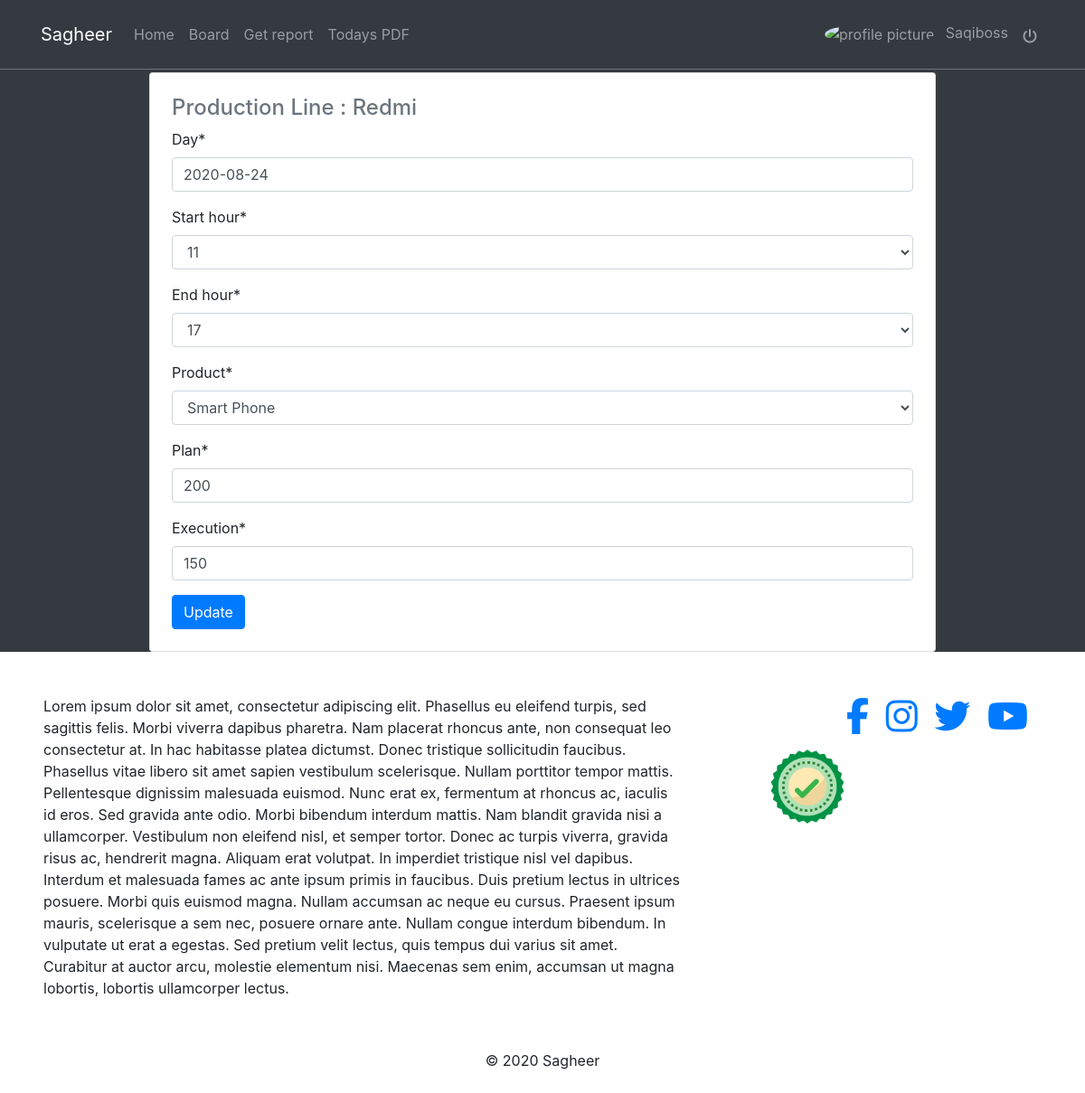
Screenshot of /reports/1/4/update/ (signed in) with the database file from the repository.
### reports/models.py (models this page shows, shortened)
class Report(models.Model):
    day=models.DateField(default=timezone.now)
    start_hour=models.CharField(max_length=2,choices=hours)
    end_hour=models.CharField(max_length=2,choices=hours)
    user=models.ForeignKey(User,on_delete=models.CASCADE)
    product=models.ForeignKey(Product,on_delete=models.CASCADE)
    plan=models.PositiveIntegerField()
    execution=models.PositiveIntegerField()
    production_line=models.ForeignKey(ProductionLine,on_delete=models.CASCADE)
    updated=models.DateTimeField(auto_now=True)
    created=models.DateTimeField(auto_now_add=True)
    objects=ReportManager()
    class Meta:
        ordering=['-created']

### areas/models.py (models this page shows)
class ProductionLine(models.Model):
    name=models.CharField(max_length=220)
    team_leader=models.ForeignKey(Profile,on_delete=models.CASCADE)
    products=models.ManyToManyField(Product)
    def __str__(self):
        return self.name

### reports/views.py (the view, shortened to what this page needs)
# urls.py: path('reports/<str:production_line>/<pk>/update/',ReportUpdateView.as_view(),name="update-view"),
class ReportUpdateView(LoginRequiredMixin,UpdateView):
    model=Report
    form_class=ReportForm
    template_name='reports/update.html'

### reports/forms.py
class ReportForm(forms.ModelForm):
    class Meta:
        model=Report
        exclude=('user','production_line')
    def __init__(self,*args, **kwargs):
        production_line=kwargs.pop('production_line',None)
        super().__init__(*args, **kwargs)
        if production_line is not None:
            line=get_object_or_404(ProductionLine,name=production_line)
            self.fields['product'].queryset=line.products.all()

### products/models.py (called while the page is built)
    def __str__(self):
        return self.name

### profiles/context_processors.py (called while the page is built)
def profile_pic(request):
    if request.user.is_authenticated:
        user=request.user
        try:
            profile_obj=Profile.objects.get(user=user)
            pic=profile_obj.profile_picture
        except Profile.DoesNoTExist:
            pic=None
        return {'picture':pic}
    return {}

def get_profile(request):
    if request.user.is_authenticated:
        user=request.user
        try:
            profile_obj=Profile.objects.get(user=user)
        except Profile.DoesNotExist:
            pic=None
        return {"profile":profile_obj}
    return {}

### reports/models.py (called while the page is built)
    def get_queryset(self):
        return ReportQueryset(self.model,using=self._db)

### reports/templates/reports/update.html (shortened to what this page needs)
{% extends 'base.html' %}
{% load crispy_forms_tags %}
{% block content %}
<div class="col-9 mx-auto">
    <div class="card p-4">
    <div  class="text-muted mb-2 h4"> Production Line : {{object.production_line}}</div>
        <form action="" method="POST">
            {{form|crispy}}
            <button type="submit" class='btn btn-primary'>Update</button>
        </form>
    </div>
</div>
{% endblock content %}

### templates/navbar.html (shortened to what this page needs)
{% url 'profiles:profile-view' as path_profiles %}
{% url 'reports:home' as path_home %}
{% url 'posts:post-list' as path_board %}
{% url 'reports:select-view' as path_report %}
<nav class="navbar navbar-icon-top navbar-expand-lg navbar-dark bg-dark border-bottom border-secondary fixed-top py-3">
    <div class="container">
        <a class="navbar-brand" href="{{ path_home }}">Sagheer</a>
        <div class="collapse navbar-collapse" id="navbarSupportedContent">
            <ul class="navbar-nav mr-auto">
                <li class="nav-item {% if request.path == path_home %}active{% endif %}">
                    <a class="nav-link" href="{% url 'reports:home'%}">Home</a>
                </li>
                <li class="nav-item {% if request.path == path_board %}active{% endif %}">
                    <a class="nav-link" href="{% url 'posts:post-list' %}">Board</a>
                </li>
                <li class="nav-item {% if request.path == path_report %}active{% endif %}">
                    <a class="nav-link" href="{% url 'reports:select-view' %}">Get report</a>
                </li>
                <li class="nav-item">
                    <a class="nav-link" href="{% url 'reports:pdf' %}">Todays PDF</a>
                </li>
            </ul>
            <ul class="navbar-nav">
                {% if request.user.is_authenticated %}
                    <li class="nav-item {% if request.path == path_profiles %}active{% endif %}">
                        <a class="nav-link" href="{% url 'profiles:profile-view' %}">
                            <img style="height:35px;width:35px; border-radius: 50%;" src="{{picture.url}}" class="img-avatar" alt="profile picture">
                            <span class="ml-2">{{request.user}}</span>
                        </a>
                    </li>
                    <li class="nav-item">
                        <a class="nav-link" href="{% url 'account_logout'%}"><i class="fas fa-power-off mt-2"></i></a>
                    </li>
                    {% else %}
                     <li class="nav-item">
                        <a class="nav-link" href="{% url 'account_login'%}"><i class="fa fa-sign-in-alt"></i></a>
                    </li>
                {% endif %}
            </ul>
        </div>
    </div>
</nav>

### static_project/css/style.css (style rules this page uses)
.img-avatar { height:35px; width:35px; border-radius: 50%; }

### rows the page displays
Report: production_line "Redmi", day "2020-08-24", start_hour "11", end_hour "17", product "Smart Phone", plan "200", execution "150"

### other values shown
{{ request.user }} "Saqiboss"
